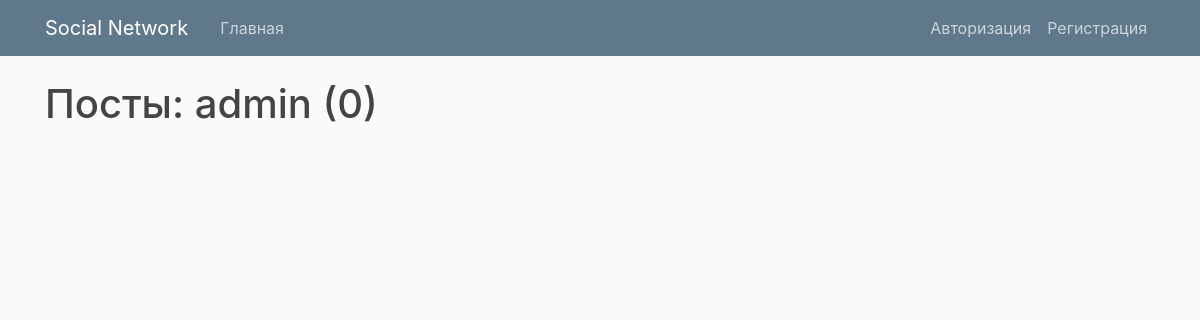
The app's page /user/admin, older data.
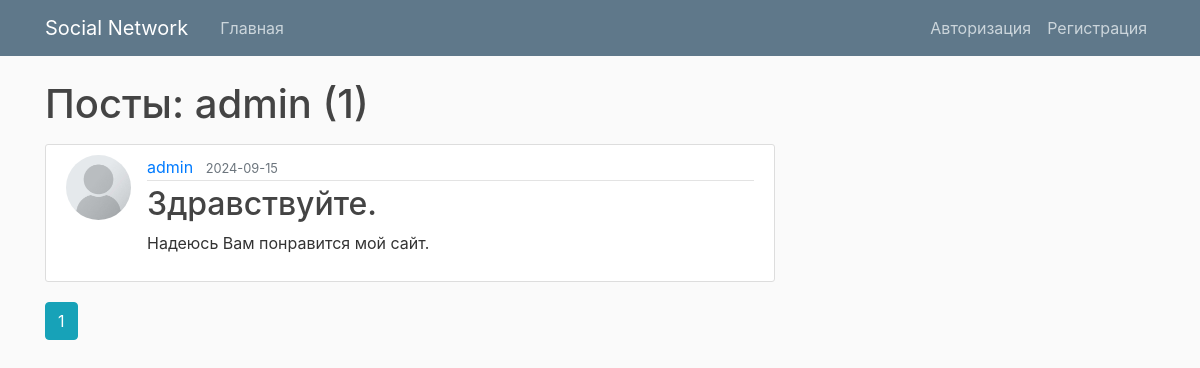
The same page, newer data.
### flaskblog/models.py (models this page shows, shortened)
class User(db.Model, UserMixin):
    id = db.Column(db.Integer, primary_key=True)
    username = db.Column(db.String(20), unique=True, nullable=False)
    email = db.Column(db.String(120), unique=True, nullable=False)
    image_file = db.Column(db.String(20), nullable=False, default='default.jpg')
    password = db.Column(db.String(60), nullable=False)
    posts = db.relationship('Post', backref='author', lazy=True)

class Post(db.Model):
    id = db.Column(db.Integer, primary_key=True)
    title = db.Column(db.String(100), nullable=False)
    date_posted = db.Column(db.DateTime, nullable=False, default=datetime.utcnow)
    content = db.Column(db.Text, nullable=False)
    user_id = db.Column(db.Integer, db.ForeignKey('user.id'), nullable=False)

### flaskblog/routes.py (the view)
@app.route("/user/<string:username>")
def user_posts(username):
    page = request.args.get('page', 1, type=int)
    user = User.query.filter_by(username=username).first_or_404()
    posts = Post.query.filter_by(author=user)\
        .order_by(Post.date_posted.desc())\
        .paginate(page=page, per_page=5)
    return render_template('user_posts.html', posts=posts, user=user)

### flaskblog/templates/user_posts.html
{% extends "layout.html" %}
{% block content %}
    <h1 class="mb-3">Посты: {{ user.username }} ({{ posts.total }})</h1>
    {% for post in posts.items %}
        <article class="media content-section">
          <img class="rounded-circle article-img" src="{{ url_for('static', filename='profile_pics/' + post.author.image_file) }}">
          <div class="media-body">
            <div class="article-metadata">
              <a class="mr-2" href="{{ url_for('user_posts', username=post.author.username) }}">{{ post.author.username }}</a>
              <small class="text-muted">{{ post.date_posted.strftime('%Y-%m-%d') }}</small>
            </div>
            <h2><a class="article-title" href="{{ url_for('post', post_id=post.id) }}">{{ post.title }}</a></h2>
            <p class="article-content">{{ post.content }}</p>
          </div>
        </article>
    {% endfor %}
    {% for page_num in posts.iter_pages(left_edge=1, right_edge=1, left_current=1, right_current=2) %}
      {% if page_num %}
        {% if posts.page == page_num %}
          <a class="btn btn-info mb-4" href="{{ url_for('user_posts', username=user.username, page=page_num) }}">{{ page_num }}</a>
        {% else %}
          <a class="btn btn-outline-info mb-4" href="{{ url_for('user_posts', username=user.username, page=page_num) }}">{{ page_num }}</a>
        {% endif %}
      {% else %}
        ...
      {% endif %}
    {% endfor %}
{% endblock content %}

### flaskblog/templates/layout.html (shortened to what this page needs)
<!DOCTYPE html>
<html>
<head>
    <link rel="stylesheet" href="https://maxcdn.bootstrapcdn.com/bootstrap/4.0.0/css/bootstrap.min.css">
    <link rel="stylesheet" type="text/css" href="{{ url_for('static', filename='main.css') }}">
</head>
<body>
    <header class="site-header">
      <nav class="navbar navbar-expand-md navbar-dark bg-steel fixed-top">
        <div class="container">
          <a class="navbar-brand mr-4" href="/">Social Network</a>
          <div class="collapse navbar-collapse" id="navbarToggle">
            <div class="navbar-nav mr-auto">
              <a class="nav-item nav-link" href="{{ url_for('home') }}">Главная</a>
            </div>
            <div class="navbar-nav">
              {% if current_user.is_authenticated %}
                <a class="nav-item nav-link" href="{{ url_for('new_post') }}">Новый пост</a>
                <a class="nav-item nav-link" href="{{ url_for('account') }}">Аккаунт</a>
                <a class="nav-item nav-link" href="{{ url_for('logout') }}">Выйти</a>
              {% else %}
                <a class="nav-item nav-link" href="{{ url_for('login') }}">Авторизация</a>
                <a class="nav-item nav-link" href="{{ url_for('register') }}">Регистрация</a>
              {% endif %}
            </div>
          </div>
        </div>
      </nav>
    </header>
    <main role="main" class="container">
      <div class="row">
        <div class="col-md-8">
          {% block content %}{% endblock %}
        </div>
        <div class="col-md-4">
        </div>
      </div>
    </main>
</body>
</html>

### flaskblog/static/main.css (style rules this page uses)
body { background: #fafafa; color: #333333; margin-top: 5rem; }
h1, h2, h3, h4, h5, h6 { color: #444444; }
.bg-steel { background-color: #5f788a; }
.site-header .navbar-nav .nav-link { color: #cbd5db; }
.content-section { background: #ffffff; padding: 10px 20px; border: 1px solid #dddddd; border-radius: 3px; margin-bottom: 20px; }
.article-title { color: #444444; }
.article-content { white-space: pre-line; }
.article-img { height: 65px; width: 65px; margin-right: 16px; }
.article-metadata { padding-bottom: 1px; margin-bottom: 4px; border-bottom: 1px solid #e3e3e3 }

Row changes from the older to the newer data that the page shows:
changed User: username "CoreyMS" → "admin" (drawn)
now on this page (row edited): Post: image_file (placeholder picture), author.username "admin", date_posted "2024-09-15", title "Здравствуйте.", content "Надеюсь Вам понравится мой сайт."
Text that changed along with them:
{{ posts.total }}: "0" → "1"
new list line: "1"
